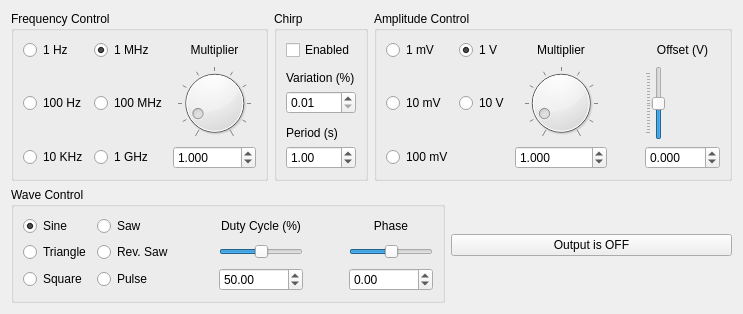
<?xml version="1.0" encoding="UTF-8"?>
<ui version="4.0">
 <class>SignalGenerator</class>
 <widget class="QWidget" name="SignalGenerator">
  <property name="geometry">
   <rect>
    <x>0</x>
    <y>0</y>
    <width>743</width>
    <height>314</height>
   </rect>
  </property>
  <property name="windowTitle">
   <string>PFJ Systems Inc. - Virtual Signal Generator SG1</string>
  </property>
  <layout class="QGridLayout" name="gridLayout">
   <item row="1" column="0">
    <layout class="QHBoxLayout" name="horizontalLayout">
     <property name="topMargin">
      <number>0</number>
     </property>
     <item>
      <widget class="QGroupBox" name="groupBox">
       <property name="title">
        <string>Frequency Control</string>
       </property>
       <layout class="QGridLayout" name="gridLayout_2">
        <item row="3" column="2">
         <widget class="QDial" name="fmultDial">
          <property name="minimum">
           <number>100</number>
          </property>
          <property name="maximum">
           <number>10000</number>
          </property>
          <property name="singleStep">
           <number>100</number>
          </property>
          <property name="pageStep">
           <number>1000</number>
          </property>
          <property name="value">
           <number>1000</number>
          </property>
          <property name="notchTarget">
           <double>1.00000000000000</double>
          </property>
          <property name="notchesVisible">
           <bool>true</bool>
          </property>
         </widget>
        </item>
        <item row="5" column="1">
         <widget class="QRadioButton" name="f1ghzCheck">
          <property name="text">
           <string>1 GHz</string>
          </property>
         </widget>
        </item>
        <item row="0" column="0">
         <widget class="QRadioButton" name="f1hzCheck">
          <property name="text">
           <string>1 Hz</string>
          </property>
         </widget>
        </item>
        <item row="3" column="1">
         <widget class="QRadioButton" name="f100mhzCheck">
          <property name="text">
           <string>100 MHz</string>
          </property>
          <property name="checked">
           <bool>false</bool>
          </property>
         </widget>
        </item>
        <item row="3" column="0">
         <widget class="QRadioButton" name="f100hzCheck">
          <property name="text">
           <string>100 Hz</string>
          </property>
         </widget>
        </item>
        <item row="0" column="1">
         <widget class="QRadioButton" name="f1mhzCheck">
          <property name="text">
           <string>1 MHz</string>
          </property>
          <property name="checked">
           <bool>true</bool>
          </property>
         </widget>
        </item>
        <item row="5" column="0">
         <widget class="QRadioButton" name="f10khzCheck">
          <property name="text">
           <string>10 KHz</string>
          </property>
         </widget>
        </item>
        <item row="0" column="2">
         <widget class="QLabel" name="label">
          <property name="text">
           <string>Multiplier</string>
          </property>
          <property name="alignment">
           <set>Qt::AlignCenter</set>
          </property>
         </widget>
        </item>
        <item row="5" column="2">
         <widget class="QDoubleSpinBox" name="fmultSpin">
          <property name="keyboardTracking">
           <bool>false</bool>
          </property>
          <property name="decimals">
           <number>3</number>
          </property>
          <property name="minimum">
           <double>0.100000000000000</double>
          </property>
          <property name="maximum">
           <double>10.000000000000000</double>
          </property>
          <property name="singleStep">
           <double>0.010000000000000</double>
          </property>
          <property name="value">
           <double>1.000000000000000</double>
          </property>
         </widget>
        </item>
       </layout>
      </widget>
     </item>
     <item>
      <widget class="QGroupBox" name="groupBox_4">
       <property name="title">
        <string>Chirp</string>
       </property>
       <layout class="QGridLayout" name="gridLayout_5">
        <item row="1" column="0">
         <spacer name="verticalSpacer">
          <property name="orientation">
           <enum>Qt::Vertical</enum>
          </property>
          <property name="sizeHint" stdset="0">
           <size>
            <width>20</width>
            <height>40</height>
           </size>
          </property>
         </spacer>
        </item>
        <item row="2" column="0">
         <layout class="QVBoxLayout" name="verticalLayout">
          <item>
           <widget class="QLabel" name="label_7">
            <property name="text">
             <string>Variation (%)</string>
            </property>
           </widget>
          </item>
          <item>
           <widget class="QDoubleSpinBox" name="chirpvarSpin">
            <property name="keyboardTracking">
             <bool>false</bool>
            </property>
            <property name="decimals">
             <number>2</number>
            </property>
            <property name="minimum">
             <double>0.010000000000000</double>
            </property>
            <property name="maximum">
             <double>100.000000000000000</double>
            </property>
           </widget>
          </item>
         </layout>
        </item>
        <item row="4" column="0">
         <layout class="QVBoxLayout" name="verticalLayout_2">
          <item>
           <widget class="QLabel" name="label_6">
            <property name="text">
             <string>Period (s)</string>
            </property>
           </widget>
          </item>
          <item>
           <widget class="QDoubleSpinBox" name="chirptSpin">
            <property name="keyboardTracking">
             <bool>false</bool>
            </property>
            <property name="minimum">
             <double>0.010000000000000</double>
            </property>
            <property name="maximum">
             <double>100.000000000000000</double>
            </property>
            <property name="value">
             <double>1.000000000000000</double>
            </property>
           </widget>
          </item>
         </layout>
        </item>
        <item row="0" column="0">
         <widget class="QCheckBox" name="chirpCheck">
          <property name="text">
           <string>Enabled</string>
          </property>
         </widget>
        </item>
        <item row="3" column="0">
         <spacer name="verticalSpacer_2">
          <property name="orientation">
           <enum>Qt::Vertical</enum>
          </property>
          <property name="sizeHint" stdset="0">
           <size>
            <width>20</width>
            <height>40</height>
           </size>
          </property>
         </spacer>
        </item>
       </layout>
      </widget>
     </item>
     <item>
      <widget class="QGroupBox" name="groupBox_2">
       <property name="title">
        <string>Amplitude Control</string>
       </property>
       <layout class="QGridLayout" name="gridLayout_3">
        <item row="2" column="4">
         <widget class="QSlider" name="offsetSlider">
          <property name="minimum">
           <number>-100000</number>
          </property>
          <property name="maximum">
           <number>100000</number>
          </property>
          <property name="singleStep">
           <number>10</number>
          </property>
          <property name="pageStep">
           <number>100</number>
          </property>
          <property name="orientation">
           <enum>Qt::Vertical</enum>
          </property>
          <property name="invertedAppearance">
           <bool>false</bool>
          </property>
          <property name="tickPosition">
           <enum>QSlider::TicksAbove</enum>
          </property>
          <property name="tickInterval">
           <number>10000</number>
          </property>
         </widget>
        </item>
        <item row="3" column="4">
         <widget class="QDoubleSpinBox" name="offsetSpin">
          <property name="keyboardTracking">
           <bool>false</bool>
          </property>
          <property name="decimals">
           <number>3</number>
          </property>
          <property name="minimum">
           <double>-100.000000000000000</double>
          </property>
          <property name="maximum">
           <double>100.000000000000000</double>
          </property>
          <property name="singleStep">
           <double>0.010000000000000</double>
          </property>
         </widget>
        </item>
        <item row="3" column="0">
         <widget class="QRadioButton" name="a100mvCheck">
          <property name="text">
           <string>100 mV</string>
          </property>
         </widget>
        </item>
        <item row="2" column="0">
         <widget class="QRadioButton" name="a10mvCheck">
          <property name="text">
           <string>10 mV</string>
          </property>
         </widget>
        </item>
        <item row="3" column="2">
         <widget class="QDoubleSpinBox" name="amultSpin">
          <property name="keyboardTracking">
           <bool>false</bool>
          </property>
          <property name="decimals">
           <number>3</number>
          </property>
          <property name="minimum">
           <double>0.100000000000000</double>
          </property>
          <property name="maximum">
           <double>10.000000000000000</double>
          </property>
          <property name="singleStep">
           <double>0.010000000000000</double>
          </property>
          <property name="value">
           <double>1.000000000000000</double>
          </property>
         </widget>
        </item>
        <item row="2" column="2">
         <widget class="QDial" name="amultDial">
          <property name="minimum">
           <number>100</number>
          </property>
          <property name="maximum">
           <number>10000</number>
          </property>
          <property name="singleStep">
           <number>100</number>
          </property>
          <property name="pageStep">
           <number>1000</number>
          </property>
          <property name="value">
           <number>1000</number>
          </property>
          <property name="notchTarget">
           <double>1.00000000000000</double>
          </property>
          <property name="notchesVisible">
           <bool>true</bool>
          </property>
         </widget>
        </item>
        <item row="2" column="3">
         <spacer name="horizontalSpacer">
          <property name="orientation">
           <enum>Qt::Horizontal</enum>
          </property>
          <property name="sizeHint" stdset="0">
           <size>
            <width>40</width>
            <height>20</height>
           </size>
          </property>
         </spacer>
        </item>
        <item row="0" column="1">
         <widget class="QRadioButton" name="a1vCheck">
          <property name="text">
           <string>1 V</string>
          </property>
          <property name="checked">
           <bool>true</bool>
          </property>
         </widget>
        </item>
        <item row="2" column="1">
         <widget class="QRadioButton" name="a10vCheck">
          <property name="text">
           <string>10 V</string>
          </property>
         </widget>
        </item>
        <item row="0" column="0">
         <widget class="QRadioButton" name="a1mvCheck">
          <property name="text">
           <string>1 mV</string>
          </property>
         </widget>
        </item>
        <item row="0" column="2">
         <widget class="QLabel" name="label_2">
          <property name="text">
           <string>Multiplier</string>
          </property>
          <property name="alignment">
           <set>Qt::AlignCenter</set>
          </property>
         </widget>
        </item>
        <item row="0" column="4">
         <widget class="QLabel" name="label_3">
          <property name="text">
           <string>Offset (V)</string>
          </property>
          <property name="alignment">
           <set>Qt::AlignCenter</set>
          </property>
         </widget>
        </item>
       </layout>
      </widget>
     </item>
    </layout>
   </item>
   <item row="2" column="0">
    <layout class="QHBoxLayout" name="horizontalLayout_2">
     <property name="topMargin">
      <number>0</number>
     </property>
     <item>
      <widget class="QGroupBox" name="groupBox_3">
       <property name="title">
        <string>Wave Control</string>
       </property>
       <layout class="QGridLayout" name="gridLayout_4">
        <item row="1" column="4">
         <widget class="QSlider" name="dutySlider">
          <property name="minimum">
           <number>0</number>
          </property>
          <property name="maximum">
           <number>10000</number>
          </property>
          <property name="singleStep">
           <number>100</number>
          </property>
          <property name="pageStep">
           <number>1000</number>
          </property>
          <property name="value">
           <number>5000</number>
          </property>
          <property name="orientation">
           <enum>Qt::Horizontal</enum>
          </property>
         </widget>
        </item>
        <item row="1" column="3">
         <spacer name="horizontalSpacer_2">
          <property name="orientation">
           <enum>Qt::Horizontal</enum>
          </property>
          <property name="sizeHint" stdset="0">
           <size>
            <width>40</width>
            <height>20</height>
           </size>
          </property>
         </spacer>
        </item>
        <item row="0" column="4">
         <widget class="QLabel" name="label_4">
          <property name="text">
           <string>Duty Cycle (%)</string>
          </property>
          <property name="alignment">
           <set>Qt::AlignCenter</set>
          </property>
         </widget>
        </item>
        <item row="0" column="2">
         <widget class="QRadioButton" name="sawCheck">
          <property name="text">
           <string>Saw</string>
          </property>
         </widget>
        </item>
        <item row="2" column="1">
         <widget class="QRadioButton" name="squareCheck">
          <property name="text">
           <string>Square</string>
          </property>
         </widget>
        </item>
        <item row="1" column="2">
         <widget class="QRadioButton" name="rsawCheck">
          <property name="text">
           <string>Rev. Saw</string>
          </property>
         </widget>
        </item>
        <item row="2" column="2">
         <widget class="QRadioButton" name="pulseCheck">
          <property name="text">
           <string>Pulse</string>
          </property>
         </widget>
        </item>
        <item row="1" column="5">
         <spacer name="horizontalSpacer_3">
          <property name="orientation">
           <enum>Qt::Horizontal</enum>
          </property>
          <property name="sizeHint" stdset="0">
           <size>
            <width>40</width>
            <height>20</height>
           </size>
          </property>
         </spacer>
        </item>
        <item row="2" column="4">
         <widget class="QDoubleSpinBox" name="dutySpin">
          <property name="keyboardTracking">
           <bool>false</bool>
          </property>
          <property name="decimals">
           <number>2</number>
          </property>
          <property name="maximum">
           <double>100.000000000000000</double>
          </property>
          <property name="value">
           <double>50.000000000000000</double>
          </property>
         </widget>
        </item>
        <item row="1" column="1">
         <widget class="QRadioButton" name="triangleCheck">
          <property name="text">
           <string>Triangle</string>
          </property>
         </widget>
        </item>
        <item row="0" column="1">
         <widget class="QRadioButton" name="sineCheck">
          <property name="text">
           <string>Sine</string>
          </property>
          <property name="checked">
           <bool>true</bool>
          </property>
         </widget>
        </item>
        <item row="0" column="6">
         <widget class="QLabel" name="label_5">
          <property name="text">
           <string>Phase</string>
          </property>
          <property name="alignment">
           <set>Qt::AlignCenter</set>
          </property>
         </widget>
        </item>
        <item row="1" column="6">
         <widget class="QSlider" name="phaseSlider">
          <property name="minimum">
           <number>-18000</number>
          </property>
          <property name="maximum">
           <number>18000</number>
          </property>
          <property name="singleStep">
           <number>10</number>
          </property>
          <property name="pageStep">
           <number>100</number>
          </property>
          <property name="orientation">
           <enum>Qt::Horizontal</enum>
          </property>
         </widget>
        </item>
        <item row="2" column="6">
         <widget class="QDoubleSpinBox" name="phaseSpin">
          <property name="decimals">
           <number>2</number>
          </property>
          <property name="minimum">
           <double>-180.000000000000000</double>
          </property>
          <property name="maximum">
           <double>180.000000000000000</double>
          </property>
         </widget>
        </item>
       </layout>
      </widget>
     </item>
     <item>
      <widget class="QPushButton" name="onoffBut">
       <property name="sizePolicy">
        <sizepolicy hsizetype="Expanding" vsizetype="Fixed">
         <horstretch>0</horstretch>
         <verstretch>0</verstretch>
        </sizepolicy>
       </property>
       <property name="text">
        <string>Output is OFF</string>
       </property>
      </widget>
     </item>
    </layout>
   </item>
  </layout>
 </widget>
 <resources/>
 <connections/>
</ui>
